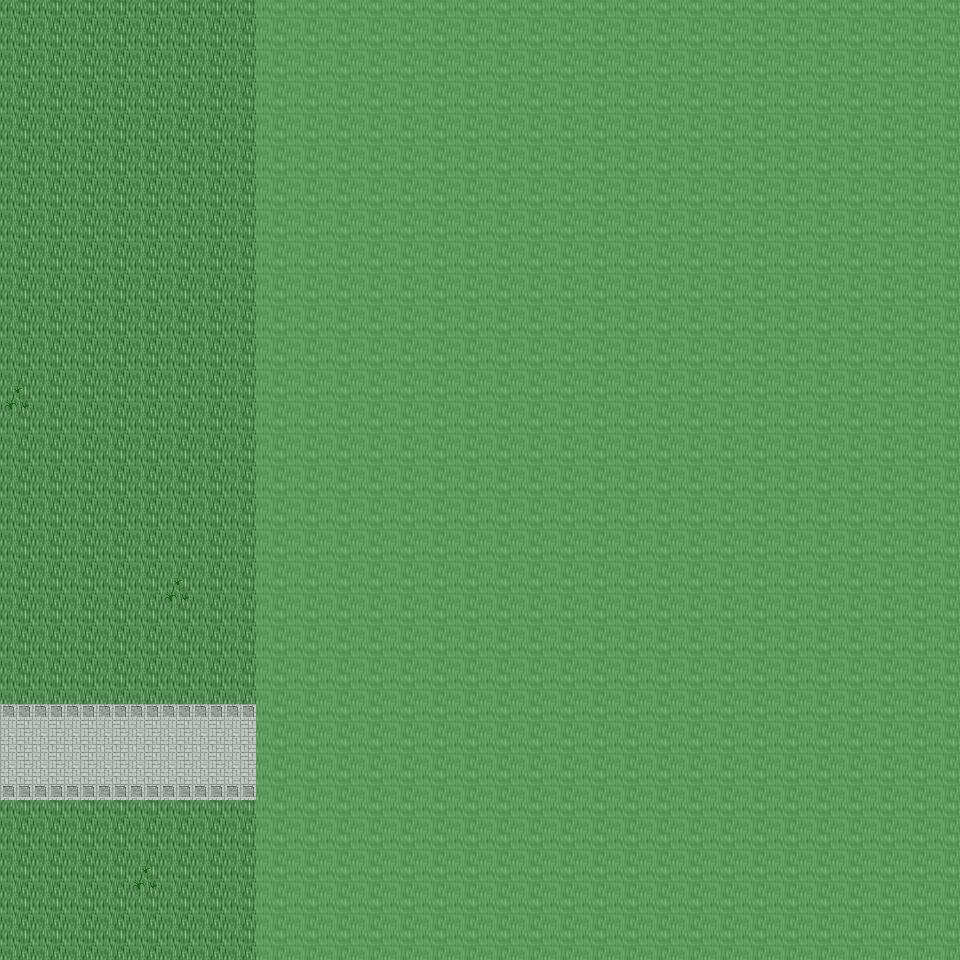

Below is a game level as drawn by its tile map, then a one-line description and the .tmx that defines it (tile-layer data replaced by summaries):
An orthogonal 30x30 tile map with 32x32 px tiles, 6 tile layers (Ground, Object, Object2, Above, ...), 37 tilesets and 3 objects (3x mapchange).

<map version="1.0" orientation="orthogonal" renderorder="right-down" width="30" height="30" tilewidth="32" tileheight="32" nextobjectid="4">
  <tileset firstgid="1" name="tileset_ground_ground" tilewidth="32" tileheight="32" tilecount="33" columns="3">
    <image source="../drawable/tileset_ground_ground.png" width="96" height="352" />
  </tileset>
  <tileset firstgid="34" name="tileset_ground_water_water" tilewidth="32" tileheight="32" tilecount="24" columns="3">
    <image source="../drawable/tileset_ground_water_water.png" width="96" height="256" />
  </tileset>
  <tileset firstgid="58" name="tileset_ground_square_patch" tilewidth="32" tileheight="32" tilecount="9" columns="3">
    <image source="../drawable/tileset_ground_square_patch.png" width="96" height="96" />
  </tileset>
  <tileset firstgid="67" name="tileset_building_wall_wall_brown" tilewidth="32" tileheight="32" tilecount="12" columns="3">
    <image source="../drawable/tileset_building_wall_wall_brown.png" width="96" height="128" />
  </tileset>
  <tileset firstgid="79" name="tileset_ground_water_pool_grassy" tilewidth="32" tileheight="32" tilecount="27" columns="9">
    <image source="../drawable/tileset_ground_water_pool_grassy.png" width="288" height="96" />
  </tileset>
  <tileset firstgid="106" name="tileset_ground_ridge_earth_dark" tilewidth="32" tileheight="32" tilecount="96" columns="12">
    <image source="../drawable/tileset_ground_ridge_earth_dark.png" width="384" height="256" />
  </tileset>
  <tileset firstgid="202" name="tileset_plant_grasses" tilewidth="32" tileheight="32" tilecount="6" columns="3">
    <image source="../drawable/tileset_plant_grasses.png" width="96" height="64" />
  </tileset>
  <tileset firstgid="208" name="tileset_plant_flower_daisy_white" tilewidth="32" tileheight="32" tilecount="8" columns="2">
    <image source="../drawable/tileset_plant_flower_daisy_white.png" width="64" height="128" />
  </tileset>
  <tileset firstgid="216" name="tileset_ground_rock_pebbles" tilewidth="32" tileheight="32" tilecount="3" columns="1">
    <image source="../drawable/tileset_ground_rock_pebbles.png" width="32" height="96" />
  </tileset>
  <tileset firstgid="219" name="tileset_ground_rock_rocks_2" tilewidth="32" tileheight="32" tilecount="4" columns="2">
    <image source="../drawable/tileset_ground_rock_rocks_2.png" width="64" height="64" />
  </tileset>
  <tileset firstgid="223" name="tileset_item_pot_pot_grey" tilewidth="32" tileheight="32" tilecount="1" columns="1">
    <image source="../drawable/tileset_item_pot_pot_grey.png" width="32" height="32" />
  </tileset>
  <tileset firstgid="224" name="tileset_plant_bush_bushes" tilewidth="32" tileheight="32" tilecount="10" columns="5">
    <image source="../drawable/tileset_plant_bush_bushes.png" width="160" height="64" />
  </tileset>
  <tileset firstgid="234" name="tileset_ground_ladder_vertical_dark" tilewidth="32" tileheight="32" tilecount="3" columns="3">
    <image source="../drawable/tileset_ground_ladder_vertical_dark.png" width="96" height="32" />
  </tileset>
  <tileset firstgid="237" name="tileset_ground_ladder_horizontal_dark" tilewidth="32" tileheight="32" tilecount="3" columns="1">
    <image source="../drawable/tileset_ground_ladder_horizontal_dark.png" width="32" height="96" />
  </tileset>
  <tileset firstgid="240" name="tileset_plant_flower_daisy_blue" tilewidth="32" tileheight="32" tilecount="8" columns="2">
    <image source="../drawable/tileset_plant_flower_daisy_blue.png" width="64" height="128" />
  </tileset>
  <tileset firstgid="248" name="tileset_ground_grass_edges" tilewidth="32" tileheight="32" tilecount="36" columns="12">
    <image source="../drawable/tileset_ground_grass_edges.png" width="384" height="96" />
  </tileset>
  <tileset firstgid="284" name="tileset_ground_grass_corners" tilewidth="32" tileheight="32" tilecount="24" columns="6">
    <image source="../drawable/tileset_ground_grass_corners.png" width="192" height="128" />
  </tileset>
  <tileset firstgid="308" name="tileset_ground_cobbled_paving" tilewidth="32" tileheight="32" tilecount="1" columns="1">
    <image source="../drawable/tileset_ground_cobbled_paving.png" width="32" height="32" />
  </tileset>
  <tileset firstgid="309" name="tileset_building_door_door_n" tilewidth="32" tileheight="32" tilecount="6" columns="3">
    <image source="../drawable/tileset_building_door_door_n.png" width="96" height="64" />
  </tileset>
  <tileset firstgid="315" name="tileset_building_door_closed" tilewidth="32" tileheight="32" tilecount="1" columns="1">
    <image source="../drawable/tileset_building_door_closed.png" width="32" height="32" />
  </tileset>
  <tileset firstgid="316" name="tileset_building_window_window_right" tilewidth="32" tileheight="32" tilecount="2" columns="2">
    <image source="../drawable/tileset_building_window_window_right.png" width="64" height="32" />
  </tileset>
  <tileset firstgid="318" name="tileset_plant_flower_daisy_red" tilewidth="32" tileheight="32" tilecount="8" columns="2">
    <image source="../drawable/tileset_plant_flower_daisy_red.png" width="64" height="128" />
  </tileset>
  <tileset firstgid="326" name="tileset_building_window_window_long" tilewidth="32" tileheight="32" tilecount="3" columns="3">
    <image source="../drawable/tileset_building_window_window_long.png" width="96" height="32" />
  </tileset>
  <tileset firstgid="329" name="tileset_plant_flower_daisy_yellow" tilewidth="32" tileheight="32" tilecount="8" columns="2">
    <image source="../drawable/tileset_plant_flower_daisy_yellow.png" width="64" height="128" />
  </tileset>
  <tileset firstgid="337" name="tileset_furniture_light_flames" tilewidth="32" tileheight="32" tilecount="6" columns="6">
    <image source="../drawable/tileset_furniture_light_flames.png" width="192" height="32" />
  </tileset>
  <tileset firstgid="343" name="tileset_building_fence_fence_chunky" tilewidth="32" tileheight="32" tilecount="21" columns="3">
    <image source="../drawable/tileset_building_fence_fence_chunky.png" width="96" height="224" />
  </tileset>
  <tileset firstgid="364" name="tileset_plant_tree_tree_green" tilewidth="32" tileheight="32" tilecount="88" columns="8">
    <image source="../drawable/tileset_plant_tree_tree_green.png" width="256" height="352" />
  </tileset>
  <tileset firstgid="452" name="tileset_plant_tree_tree_darkgreen" tilewidth="32" tileheight="32" tilecount="88" columns="8">
    <image source="../drawable/tileset_plant_tree_tree_darkgreen.png" width="256" height="352" />
  </tileset>
  <tileset firstgid="540" name="tileset_item_sign_large" tilewidth="32" tileheight="32" tilecount="15" columns="5">
    <image source="../drawable/tileset_item_sign_large.png" width="160" height="96" />
  </tileset>
  <tileset firstgid="555" name="tileset_ground_ladder_small" tilewidth="32" tileheight="32" tilecount="1" columns="1">
    <image source="../drawable/tileset_ground_ladder_small.png" width="32" height="32" />
  </tileset>
  <tileset firstgid="556" name="tileset_building_roof_blue" tilewidth="32" tileheight="32" tilecount="20" columns="5">
    <image source="../drawable/tileset_building_roof_blue.png" width="160" height="128" />
  </tileset>
  <tileset firstgid="576" name="tileset_building_decoration_chimney" tilewidth="32" tileheight="32" tilecount="2" columns="1">
    <image source="../drawable/tileset_building_decoration_chimney.png" width="32" height="64" />
  </tileset>
  <tileset firstgid="578" name="tileset_logic_creature_rodent" tilewidth="32" tileheight="32" tilecount="8" columns="8">
    <image source="../drawable/tileset_logic_creature_rodent.png" width="256" height="32" />
  </tileset>
  <tileset firstgid="586" name="tileset_logic_collision" tilewidth="32" tileheight="32" tilecount="1" columns="1">
    <image source="../drawable/tileset_logic_collision.png" width="32" height="32" />
  </tileset>
  <tileset firstgid="587" name="tileset_ground_water_water_corners" tilewidth="32" tileheight="32" tilecount="12" columns="6">
    <image source="../drawable/tileset_ground_water_water_corners.png" width="192" height="64" />
  </tileset>
  <tileset firstgid="599" name="tileset_ground_green_paving" tilewidth="32" tileheight="32" tilecount="18" columns="3">
    <image source="../drawable/tileset_ground_green_paving.png" width="96" height="192" />
  </tileset>
  <tileset firstgid="617" name="tileset_furniture_light_small_lamp" tilewidth="32" tileheight="32" tilecount="4" columns="4">
    <image source="../drawable/tileset_furniture_light_small_lamp.png" width="128" height="32" />
  </tileset>
  <layer name="Ground" width="30" height="30">
    <data>[900 cells, 900 non-empty, 2 distinct tile ids]</data>
  </layer>
  <layer name="Object" width="30" height="30">
    <data>[900 cells, 85 non-empty, 9 distinct tile ids]</data>
  </layer>
  <layer name="Object2" width="30" height="30">
    <data>[900 cells, 0 non-empty, 0 distinct tile ids]</data>
  </layer>
  <layer name="Above" width="30" height="30">
    <data>[900 cells, 0 non-empty, 0 distinct tile ids]</data>
  </layer>
  <layer name="Above2" width="30" height="30">
    <data>[900 cells, 0 non-empty, 0 distinct tile ids]</data>
  </layer>
  <layer name="Walkable" width="30" height="30">
    <data>[900 cells, 660 non-empty, 1 distinct tile ids]</data>
  </layer>
  <objectgroup name="MapEvents">
    <object id="1" name="north" type="mapchange" x="0" y="0" width="256" height="32">
      <properties>
        <property name="map" value="0_ados_mountain_n2_w2_x4_y2" />
        <property name="place" value="south" />
      </properties>
    </object>
    <object id="2" name="south" type="mapchange" x="0" y="928" width="256" height="32">
      <properties>
        <property name="map" value="0_ados_mountain_n2_w2_x4_y4" />
        <property name="place" value="north" />
      </properties>
    </object>
    <object id="3" name="west" type="mapchange" x="0" y="0" width="32" height="960">
      <properties>
        <property name="map" value="0_ados_mountain_n2_w2_x3_y3" />
        <property name="place" value="east" />
      </properties>
    </object>
  </objectgroup>
</map>
